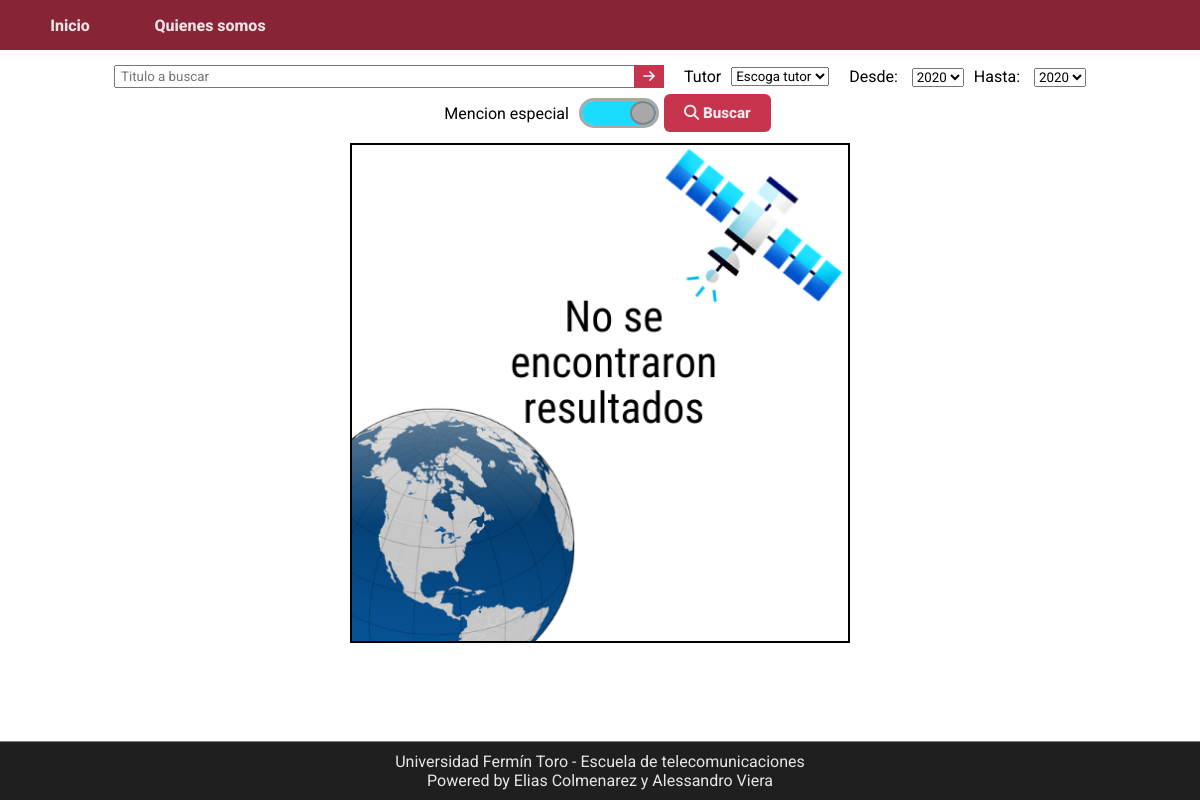
The app's page /, older data.
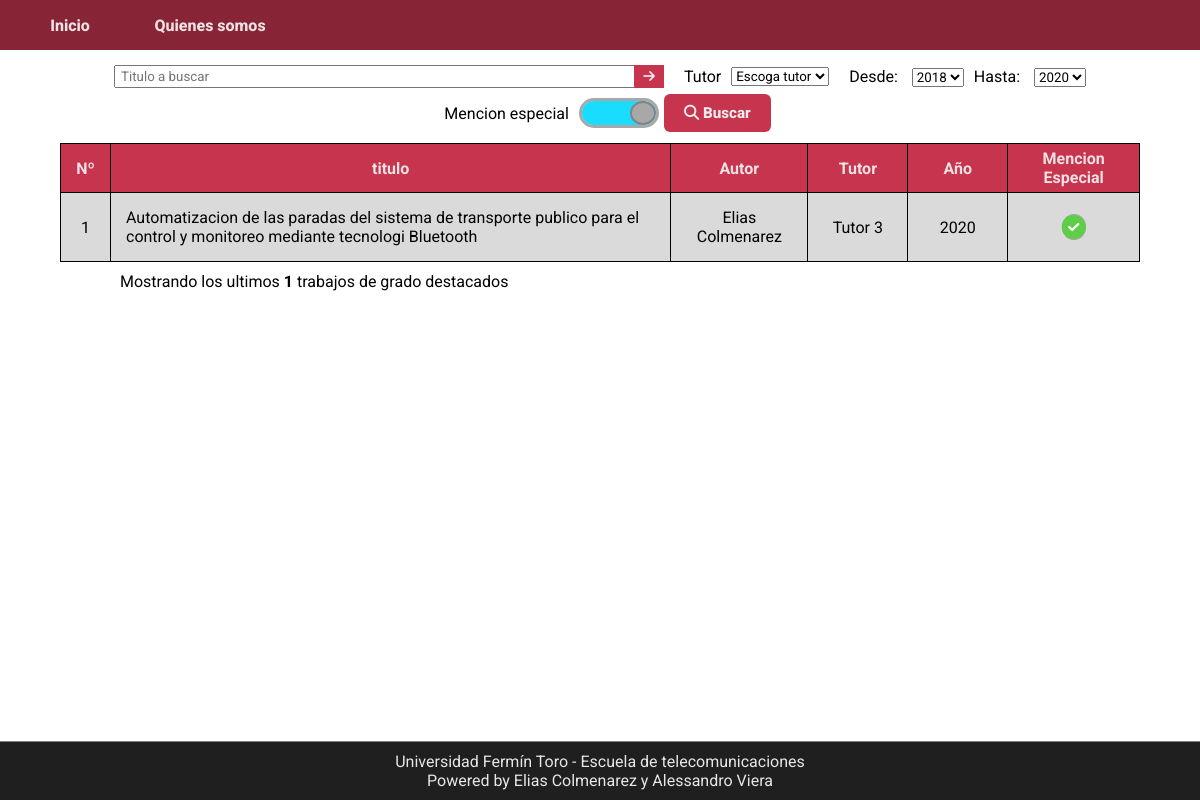
The same page, newer data.
### repository/models.py (models this page shows)
class Project(models.Model):
    title = models.TextField(verbose_name="Titulo", unique=True, max_length=300)
    description = models.TextField(verbose_name='Resumen')
    author = models.CharField(verbose_name='Autor', max_length=60)
    date = models.DateField(verbose_name="Fecha")
    tutor = models.ForeignKey(to=Tutor, on_delete=models.CASCADE)
    special_mention = models.BooleanField(verbose_name="Mencion especial")
    file = models.FileField(verbose_name="Archivo PDF", upload_to='./files', validators=(validate_pdf,))
    def __str__(self):
        return self.title

class Tutor(models.Model):
    name = models.CharField(verbose_name="Nombre y Apellido", max_length=50)
    def __str__(self):
        return f"{self.name}"

### repository/views.py (the view)
# urls.py: 2. Add a URL to urlpatterns:  path('', views.home, name='home')
def home(request):
    context = dict()
    context['title'] = 'Inicio'
    context['style_table'] = True
    context['years'] = get_search_years()
    context['tutors'] = Tutor.objects.all()
    context['projects'] = list(enumerate(Project.objects.filter(special_mention=1), 1))[:10]
    context['media'] = settings.MEDIA_ROOT + '/'
    context['tutors'] = Tutor.objects.all()
    print(context['projects'])
    print(context['tutors'])
    return render(request, "home.html", context)

### repository/views.py (called while the page is built)
def get_search_years():
    query = Project.objects.all().order_by('date')
    min, max = query.first().date.year, query.last().date.year
    print("AÑOS -->", min, max)
    return [year for year in range(min, max + 1)]

### templates/home.html
{% extends "base.html" %}
{% block content %}
    {% include "table.html" %}
{% endblock %}

### templates/base.html (shortened to what this page needs)
{% load static %}
<!DOCTYPE html>
<html lang="en">
<head>
    <link rel="stylesheet" href="{% static "CSS/main-style.css" %}">
    {% if style_table %}
        <link rel="stylesheet" href="{% static "CSS/table.css" %}">
    {% endif %}
</head>
<body>
    <header>
        <nav class="main-color">
            <ul>
                <li><a href="#">Inicio</a></li>
                <li><a href="#">Quienes somos</a></li>
            </ul>
        </nav>
        {% if in_search %}
            <form action="" method="get">
        {% else %}
            <form action="/buscar" method="get">
        {% endif %}
            <div class="form-container title-container">
                <input type="text" name="title" id="title" placeholder="Titulo a buscar">
                <button type="submit" class="main-color-btn"><i class="fas fa-arrow-right"></i></button>
            </div>
            <div class="form-container">
                <label for="tutor">Tutor</label>
                <select name="tutor" id="tutor">
                    <option value="" selected>Escoga tutor</option>
                </select>
            </div>
            <div class="form-container year-container">
                <div>
                    <label for="year-low">Desde:</label>
                    <select name="year-low" id="year-low">
                        {% for year in years %}
                            {% if year == years.0 %}
                                <option value="{{year}}" selected>{{year}}</option>
                            {% else %}
                                <option value="{{year}}">{{year}}</option>
                            {% endif %}
                        {% endfor %}
                    </select>
                </div>
                <div>
                    <label for="year-high">Hasta:</label>
                    <select name="year-high" id="year-high">
                        {% for year in years %}
                            {% if year == years|last %}
                                <option value="{{year}}" selected>{{year}}</option>
                            {% else %}
                                <option value="{{year}}">{{year}}</option>
                            {% endif %}
                        {% endfor %}
                    </select>
                </div>
            </div>
            <div class="form-container">
                <label for="container-slider">Mencion especial</label>
                <div id="container-slider">
                    <div id="courtain"></div>
                    <span id="roller"></span>
                </div>
            </div>
            <button type="submit" id="search-btn" class="main-color-btn"><i class="fas fa-search"></i> Buscar</button>
        </form>
    </header>
    <main>
        {% block content %}{% endblock %}
    </main>
    <footer>Universidad Fermín Toro - Escuela de telecomunicaciones <br> Powered by Elias Colmenarez y Alessandro Viera</footer>
</body>
</html>

### templates/table.html
<div class="container-table">
    {% if projects %}
        <table>
            <thead>
                <tr>
                    <th class="column-number">Nº</th>
                    <th>titulo</th>
                    <th>Autor</th>
                    <th>Tutor</th>
                    <th>Año</th>
                    <th>Mencion Especial</th>
                </tr>
            </thead>
            <tbody>
                {% for num, project in projects %}
                    <tr>
                        <td class="column-number">{{num}}</td>
                        <td class="column-title"> <a href="#"> {{project.title}} </a> </td>
                        <td> {{project.author}} </td>
                        <td> {{project.tutor}} </td>
                        <td> {{project.date.year}} </td>
                        <td>
                            {% if project.special_mention %}
                                <i class="fas fa-check-circle"></i>
                            {% else %}
                                <i class="fas fa-times-circle"></i>
                            {% endif %}
                        </td>
                    </tr>
                {% endfor %}
            </tbody>
        </table>
        {% if not style_search %}
            <p class="amount-info">Mostrando los ultimos <b>{{projects|length}}</b> trabajos de grado destacados</p>
        {% endif %}
    {% else %}
        {% load staticfiles%}
        <img src="{% static "media/empty_search.png" %}" alt="Sin-resultados">
    {% endif %}
</div>

### static/CSS/main-style.css (style rules this page uses)
* { font-family: 'Roboto', sans-serif; margin: 0; padding: 0; box-sizing: border-box; }
body { display: flex; flex-direction: column; min-height: 100vh; }
.main-color { background-color: #872435; color: #EEE2E4; }
.main-color-btn { background-color: #c7344d; color: #ececec; outline: 0; border: 0; }
header nav { display: flex; height: 50px; width: 100%; }
header nav ul { display: flex; list-style: none; width: 280px; }
header nav ul li { margin: 5px 0; display: flex; width: 50%; }
header nav ul li a { display: flex; align-items: center; justify-content: center; width: 100%; text-decoration: none; font-weight: 800; color: inherit; border-radius: 6px; }
form { display: flex; flex-wrap: wrap; justify-content: center; align-items: center; margin: 10px auto; }
.form-container { position: relative; margin: 5px; display: flex; align-items: center; }
.form-container label { margin: 0 10px; }
.title-container { width: 50%; max-width: 550px; -webkit-transition: width .35s ease-in-out; transition: width .35s ease-in-out; }
#title { width: 100%; height: 100%; padding: 2px 22px 2px 5px; }
.title-container button { position: absolute; width: 30px; height: 100%; right: 0; display: flex; justify-content: center; align-items: center; }
#container-slider { width: 80px; height: 30px; overflow: hidden; position: relative; background-color: #e6e6e6; border: 3px solid #a8a8a8; border-radius: 15px; }
#container-slider::after { position: absolute; left: 50%; top: 50%; transform: translateX(-50%) translateY(-50%); }
#courtain { width: 0%; height: 100%; background-color: #1adcff; position: absolute; left: 0; transition: width .5s; }
#roller { background-color: #a8a8a8; height: 100%; width: 26px; border: 2px solid #838383; border-radius: 50%; position: absolute; left: 0; transition: all .5s; }
#spec-mention:checked ~ #courtain { width: 100%; }
#spec-mention:checked ~ #roller { left: calc(100% - 26px); }
#search-btn { padding: 10px 20px; font-weight: 800; font-size: 0.95rem; border-radius: 6px; }
main { flex: 1; }
footer { background-color: #1f1f1f; color: #e7e7e7; text-align: center; float: left; padding: 10px; margin-top: 20px; border-top: 1px solid gray; height: 3.8%; }

### static/CSS/table.css (style rules this page uses)
.container-table { width: 90vw; margin: 0 auto; overflow-x: auto; }
table { border-collapse: collapse; margin: 0 auto; }
td ,th { min-width: 100px; padding: 5px 15px; text-align: center; border: 1px solid #000; }
tr:nth-child(odd) { background-color: #dadada; }
thead tr:nth-child(1) { background-color: #c7344d; color: #EEE2E4; }
.column-number { min-width: 50px; }
.column-title { max-width: 30%; padding: 15px; text-align: left; }
.column-title a { color: #030303; text-decoration: none; }
.fa-check-circle, .fa-times-circle { text-align: center; font-size: 1.5rem; font-weight: 800; height: fit-content; width: fit-content; margin: 0; padding: 0; }
.fa-check-circle::before, .fa-times-circle::before { background: radial-gradient(#fff 50%, #000 100%); border-radius: 50%; }
.fa-check-circle { color: #5dcf46; }
.amount-info { margin: 10px 0 10px 5vw; }

Row changes from the older to the newer data that the page shows:
added Project: special_mention "1", title "Automatizacion de las paradas del sistema de transporte publico para el control y monitoreo mediante tecnologi Bluetooth", author "Elias Colmenarez", tutor "Tutor 3", date.year "2020"
Text that changed along with them:
form field year-low: "2020" → "2018"
{{ projects|length }}: (not shown) → "1"
text now shown: "Nº titulo Autor Tutor Año Mencion Especial Mostrando los ultimos trabajos de grado destacados"
